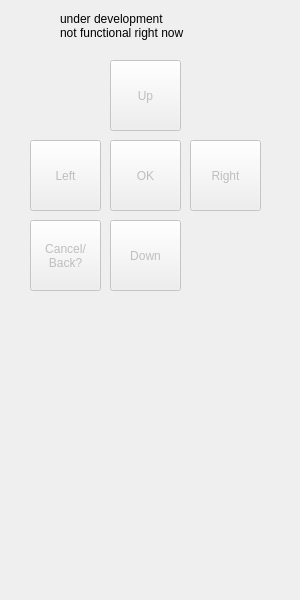
<?xml version="1.0" encoding="UTF-8"?>
<ui version="4.0">
 <class>InputDeviceSimulator</class>
 <widget class="QDialog" name="InputDeviceSimulator">
  <property name="geometry">
   <rect>
    <x>0</x>
    <y>0</y>
    <width>300</width>
    <height>600</height>
   </rect>
  </property>
  <property name="minimumSize">
   <size>
    <width>300</width>
    <height>600</height>
   </size>
  </property>
  <property name="maximumSize">
   <size>
    <width>300</width>
    <height>600</height>
   </size>
  </property>
  <property name="focusPolicy">
   <enum>Qt::NoFocus</enum>
  </property>
  <property name="windowTitle">
   <string>Input Device Simulator</string>
  </property>
  <widget class="QPushButton" name="pushButtonUp">
   <property name="enabled">
    <bool>false</bool>
   </property>
   <property name="geometry">
    <rect>
     <x>110</x>
     <y>60</y>
     <width>71</width>
     <height>71</height>
    </rect>
   </property>
   <property name="focusPolicy">
    <enum>Qt::NoFocus</enum>
   </property>
   <property name="text">
    <string>Up</string>
   </property>
  </widget>
  <widget class="QPushButton" name="pushButtonLeft">
   <property name="enabled">
    <bool>false</bool>
   </property>
   <property name="geometry">
    <rect>
     <x>30</x>
     <y>140</y>
     <width>71</width>
     <height>71</height>
    </rect>
   </property>
   <property name="focusPolicy">
    <enum>Qt::NoFocus</enum>
   </property>
   <property name="text">
    <string>Left</string>
   </property>
  </widget>
  <widget class="QPushButton" name="pushButtonRight">
   <property name="enabled">
    <bool>false</bool>
   </property>
   <property name="geometry">
    <rect>
     <x>190</x>
     <y>140</y>
     <width>71</width>
     <height>71</height>
    </rect>
   </property>
   <property name="focusPolicy">
    <enum>Qt::NoFocus</enum>
   </property>
   <property name="text">
    <string>Right</string>
   </property>
  </widget>
  <widget class="QPushButton" name="pushButtonDown">
   <property name="enabled">
    <bool>false</bool>
   </property>
   <property name="geometry">
    <rect>
     <x>110</x>
     <y>220</y>
     <width>71</width>
     <height>71</height>
    </rect>
   </property>
   <property name="focusPolicy">
    <enum>Qt::NoFocus</enum>
   </property>
   <property name="text">
    <string>Down</string>
   </property>
  </widget>
  <widget class="QPushButton" name="pushButtonOK">
   <property name="enabled">
    <bool>false</bool>
   </property>
   <property name="geometry">
    <rect>
     <x>110</x>
     <y>140</y>
     <width>71</width>
     <height>71</height>
    </rect>
   </property>
   <property name="focusPolicy">
    <enum>Qt::NoFocus</enum>
   </property>
   <property name="text">
    <string>OK</string>
   </property>
  </widget>
  <widget class="QLabel" name="label">
   <property name="geometry">
    <rect>
     <x>60</x>
     <y>0</y>
     <width>181</width>
     <height>51</height>
    </rect>
   </property>
   <property name="text">
    <string>under development
not functional right now</string>
   </property>
  </widget>
  <widget class="QPushButton" name="pushButtonCancel">
   <property name="enabled">
    <bool>false</bool>
   </property>
   <property name="geometry">
    <rect>
     <x>30</x>
     <y>220</y>
     <width>71</width>
     <height>71</height>
    </rect>
   </property>
   <property name="focusPolicy">
    <enum>Qt::NoFocus</enum>
   </property>
   <property name="text">
    <string>Cancel/
Back?</string>
   </property>
  </widget>
 </widget>
 <resources/>
 <connections/>
</ui>
